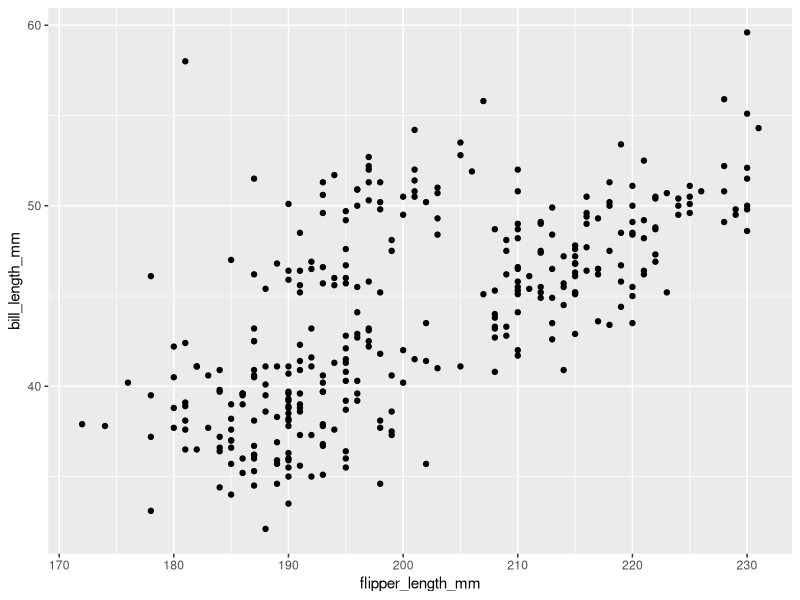
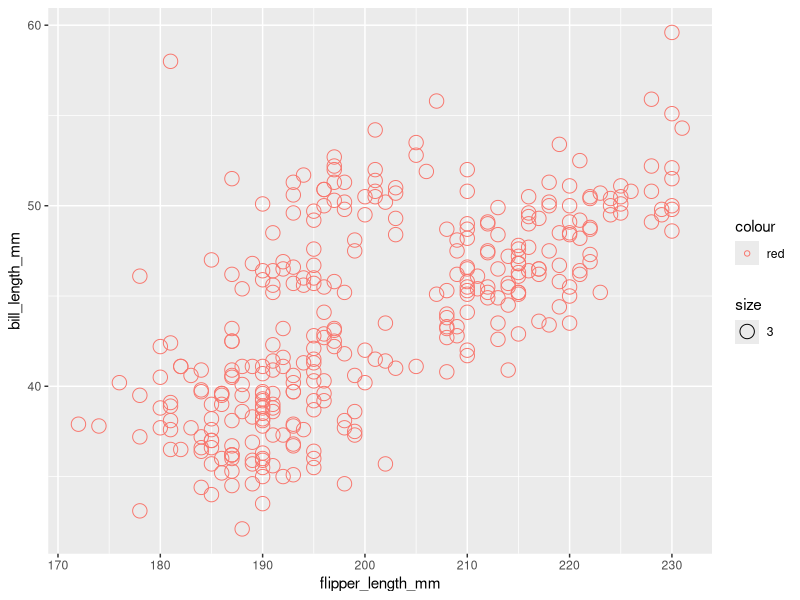
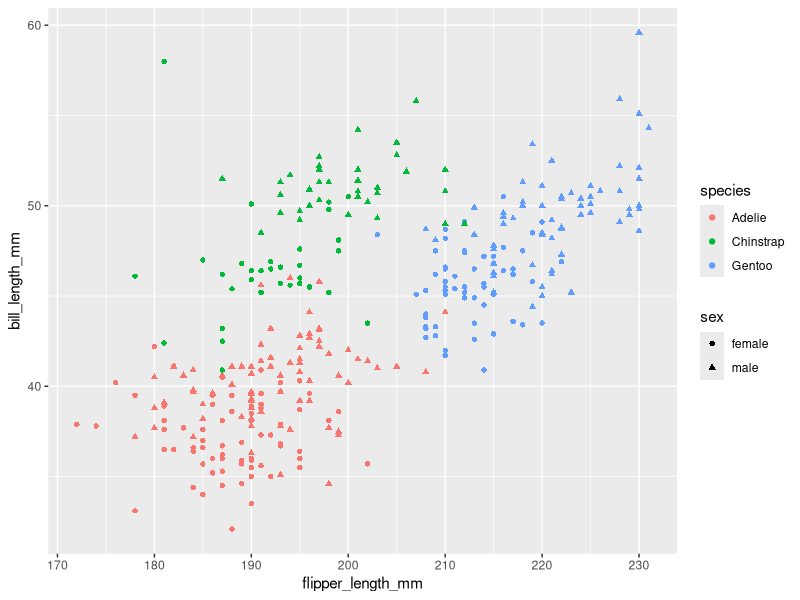

Source code (R) for these figures, in order:
## ---- chunk 1
library(palmerpenguins)
## ---- chunk 2

data("penguins")

## ---- chunk 3
summary(penguins)
## ---- chunk 4
?penguins
## ---- chunk 5
library(tidyverse)
penguins <- penguins %>% na.omit
summary(penguins)
## ---- chunk 6
 ggplot() +
  geom_point(data = penguins, aes (x = flipper_length_mm, y = bill_length_mm)) 
## ---- chunk 7
ggplot() +
  geom_point(data = penguins, aes (x = flipper_length_mm, y = bill_length_mm, color = "red", size= 3), shape = 1)
## ---- chunk 8
ggplot() +
  geom_point(data = penguins, aes (x = flipper_length_mm, y = bill_length_mm, shape = sex, color = species))
## ---- chunk 9

# Here your code

## ---- chunk 10
# Here your code


## ---- chunk 11
# Here your code


